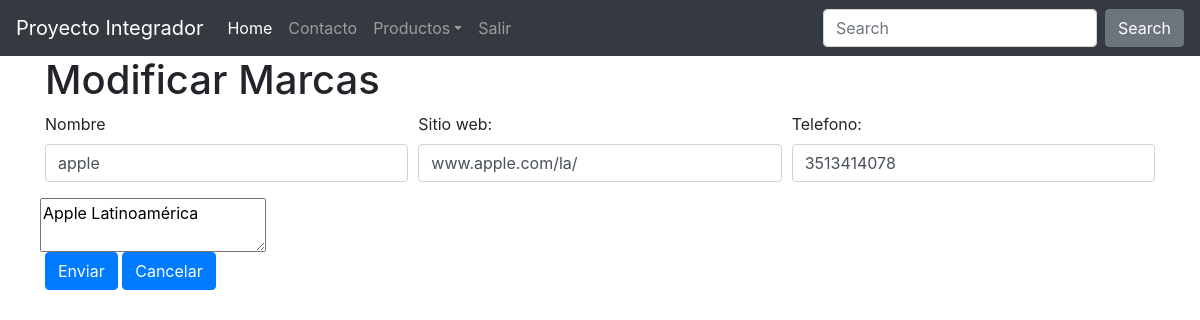
Page /marca-modificar.php?modificar=2 (signed in) on the committed database.
### tables this page shows
CREATE TABLE `marcas` (
  `id_marca` int(10) UNSIGNED NOT NULL,
  `nombre` varchar(45) NOT NULL,
  `sitio_web` varchar(150) NOT NULL,
  `telefono` varchar(100) NOT NULL,
  `observaciones` varchar(500) DEFAULT NULL
);

### clases/Marca.php (called while the page is built, shortened)
<?php
    class Marca {
        public function findById($id) {
            $link=mysqli_connect('127.0.0.1','root','','digitalers');
            $sql=<<<AREASQL
                SELECT * FROM marcas WHERE id_marca='$id'
            AREASQL;
            $rs=mysqli_query($link,$sql);
            $columnas=mysqli_num_rows($rs);
            if ($columnas==1) {
                $file=mysqli_fetch_assoc($rs);
                $this->nombre=$file['nombre'];
                $this->sitio_web=$file['sitio_web'];
                $this->telefono=$file['telefono'];
                $this->observaciones=$file['observaciones'];
            } else {
                echo 'No se ha podido encontrar la marca';
            }
        }
    }

### marca_modificar_formulario.php (the view, shortened to what this page needs)
<?php
$titulo='Modificar Marcas';
echo '<h1>' . $titulo . '</h1>'
?>
<form action="" method="post">
    <div class="form-row">
        <div class="form-group col-md-4">
            <label for="nombre">Nombre</label>
            <input type="text" class="form-control" id="nombre" name="nombre" value="<?=$nombre ?>">
        </div>
        <div class="form-group col-md-4">
            <label for="web">Sitio web:</label>
            <input type="text" class="form-control" id="web" name="web" value="<?=$sitio_web ?>">
        </div>
        <div class="form-group col-md-4">
            <label for="telefono">Telefono:</label>
            <input type="number" class="form-control" id="telefono" name="telefono" value="<?=$telefono?>">
        </div>
    </div>
    <div class="form-row">
        <textarea name="observaciones" id="observaciones" placeholder="Observaciones"><?=$observaciones?></textarea>
    </div>
    <div class="form-row">
        <div class="form-group col-md-6">
            <button type="submit" class="btn btn-primary">Enviar</button>
            <a href="marcas_listado.php" class="btn btn-primary">Cancelar</a>
    </div>
</form>

### rows in the picture
marcas: nombre "apple", web "www.apple.com/la/", telefono "3513414078", observaciones "Apple Latinoamérica"

### other values in the picture
$titulo "Modificar Marcas"
